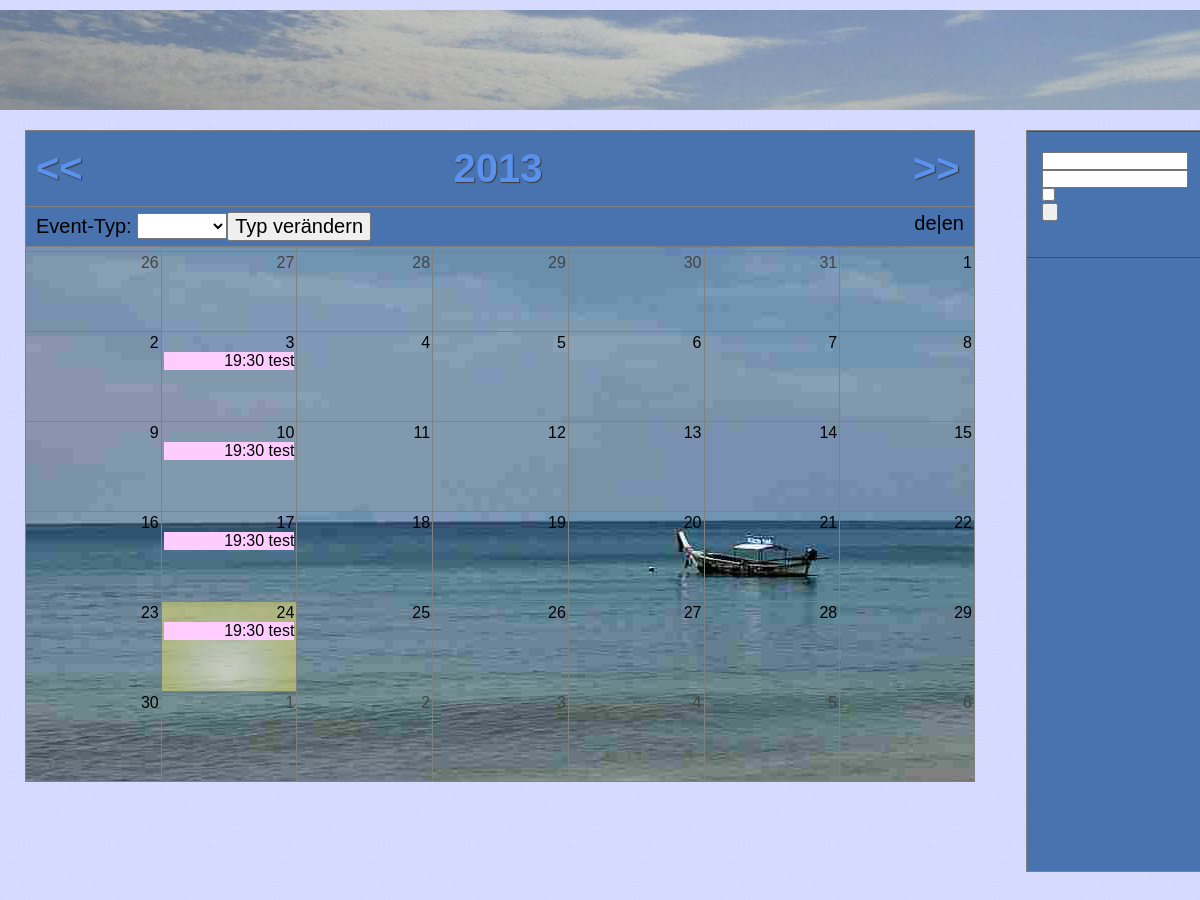
/calendar_main.php, run on the app's committed database.
### tables this page shows
CREATE TABLE IF NOT EXISTS `events` (
  `id` int(11) NOT NULL AUTO_INCREMENT,
  `event_type_id` int(11) NOT NULL,
  `date` date NOT NULL,
  `title` varchar(255) NOT NULL,
  `details` text NOT NULL,
  `start` time NOT NULL,
  `end` time NOT NULL,
  `active` tinyint(1) NOT NULL DEFAULT '1',
  `participants` int(11) NOT NULL,
  `repeated` int(11) DEFAULT NULL,
  `title_english` text NOT NULL,
  `details_english` text NOT NULL,
  PRIMARY KEY (`id`)
);

### calendar_main.php (the view, shortened to what this page needs)
<?php
include("calendar/mysql_connectdb.php");
include("header.php");
?>
	<section id="calendar_wrapper">
		<?php
		if (can_connect()) {
			if (isset($_GET['m'])){
				drawCalendar($_GET['m'],$_GET['y'], $calendar[$_GET['m']]);
			} else {
				drawCalendar($_SESSION['phpcal_month'],$_SESSION['phpcal_year'], $calendar[$_SESSION['phpcal_month']]);
			};
			?>
		<?php  } else {  echo $calendar['db_message']; } ?>
	</section>
<?php
include("footer.php");
function drawCalendar($month, $year, $month_string) {
    $tmpd = getdate(mktime(0,0,0,$month+1-1,1,$year+1-1));
    $month = $tmpd["month"];
    $firstwday= $tmpd["wday"];
    $lastday = date("t", mktime(0, 0, 0, $month+1-1, 0, $year));
?>
<div id="calendar">
	<table cellpadding="2" cellspacing="0" border="1" width="950" height="649">
		<tbody style="height:10%">
			<tr>
				<td colspan="7" class="months">
					<div id="last_month">
					<?php $newMonth = (($_SESSION['phpcal_month']-1)<1) ? $_SESSION['phpcal_month']+11 : $_SESSION['phpcal_month']-1;
					if (isAvailableMonth($newMonth)){
						echo '<a href="'.$_SERVER['PHP_SELF']."?m=".$newMonth."&y=";
						if(($_SESSION['phpcal_month']-1)<1) {
							echo $_SESSION['phpcal_year']-1;
						} else echo $_SESSION['phpcal_year'];
						echo '">&lt;&lt;</a>';
					} else { echo "&nbsp;"; }?></div>
					<div id="month">
					<?php $cal_month = 'db_message';
					echo $month_string." ".$_SESSION['phpcal_year']; ?>
					</div>
					<div id="next_month">
					<?php $newMonth = (($_SESSION['phpcal_month']+1)>12) ? $_SESSION['phpcal_month']-11 : $_SESSION['phpcal_month']+1;
					if (isAvailableMonth($newMonth)){
						echo '<a href="'.$_SERVER['PHP_SELF']."?m=".$newMonth."&y=";
						if(($_SESSION['phpcal_month']+1)>12){
							echo $_SESSION['phpcal_year']+1;
						} else echo $_SESSION['phpcal_year'];
						echo '">&gt;&gt;</a>';
					} else { echo "&nbsp;"; }?></div>
				</td>
			</tr>
			<tr>
				<td colspan="7" class="config">
					<form class="event_type_formular" name="event_type_formular" action="<?php htmlentities($_SERVER['PHP_SELF']) ?>" method="POST">
						<?php
						if (isset($_SESSION['phpcal_lang']) && ($_SESSION['phpcal_lang']=="en")) {
							echo "event-type: ";
							if (isset($_SESSION['phpcal_event_type'])) {
								echo '<select id="event_type" name="event_type" size="1"><option value="0"></option>'.get_english_types($_SESSION['phpcal_event_type']).'</select>';
							} else {
								echo '<select id="event_type" name="event_type" size="1"><option value="0"></option>'.get_english_types('0').'</select>';
							}
							echo '<input type="submit" value="change type">';
						} else {
							echo "Event-Typ: ";
							if (isset($_SESSION['phpcal_event_type'])) {
								echo '<select id="event_type" name="event_type" size="1"><option value="0"></option>'.get_types($_SESSION['phpcal_event_type']).'</select>';
							} else {
								echo '<select id="event_type" name="event_type" size="1"><option value="0"></option>'.get_types('0').'</select>';
							}
							echo '<input type="submit" value="Typ verändern">';
						}
						?>
					</form>
					<div id="lang"><a class="lang" href="calendar/language.php?lang=de">de</a>|<a class="lang" href="calendar/language.php?lang=en">en</a></div>
				</td>
			</tr>
			<tr style="font-size:1.2em">
				<?php for ($i = 0; $i<=6; $i++) {
					echo '<th class="tcell" width="14.3%">'.getDay($i).'</th>';
					}?>
			</tr>
		</tbody>
		<tbody style="text-align:right; height:90%; alink:#0000ff; link:#0000ff; vlink:#228B22">
		<?php $d = 1;
			$wday = $firstwday;
			$firstweek = ( $wday == 0 )? false : true;
			while ( $d <= $lastday) {
				if ($firstweek) {
					$lastday_lastmonth = date("t",mktime(0, 0, 0, (date('m')), 0, date('Y')));
					echo "<tr height='80' valign='top'>";
					for ($i=$firstwday-1; $i>=0; $i--) {
						echo "<td class='other_month'>".($lastday_lastmonth - $i)."</td>";
					}
					$firstweek = false;
				}
				if ($wday==0) { echo "<tr height='90' valign='top'>"; }
				$date = date("Y-m-d", mktime(0, 0, 0, $_SESSION['phpcal_month'], $d, $_SESSION['phpcal_year']));
				$today = date("Y-m-d", time());
				if ( $date == $today ) {
					echo "<td class='today'>";
				} else {
					echo "<td class='tcell'>";
				}
				echo '<a href="event_day.php?date='.$date.SID.'">'.$d."</a></br>";
				$events = get_events($date);
				foreach ($events as $event) {
					if (!isset($_SESSION['phpcal_event_type']) || ($_SESSION['phpcal_event_type']==$event['event_type_id']) || ($_SESSION['phpcal_event_type']=='0')) {
						if (isset($_SESSION['phpcal_lang']) && ($_SESSION['phpcal_lang']=="en")) {
							echo "<div style='background-color:#".get_color($event['event_type_id'])." !important' data-tooltip='sticky".$event['id']."'>".substr($event['start'],0,5)." ".utf8_encode($event['title_english'])."</div>";
						} else {
							echo "<div style='background-color:#".get_color($event['event_type_id'])." !important' data-tooltip='sticky".$event['id']."'>".substr($event['start'],0,5)." ".utf8_encode($event['title'])."</div>";
						}
					}
				}
				echo "</td>\n";
				if ($wday==6) { echo "</tr>\n"; }
				$wday++;
				$wday = $wday % 7;
				if (($d == $lastday) && ($wday != 0)) {
					$j = 1;
					for ($i=$wday; $i<=6; $i++) {
						echo "<td class='other_month'>".$j."</td>";
						$j++;
					}
				}
				$d++;
			}
		?>
		</tbody>
	</table>
</div>
<?php
}
function isAvailableMonth($m) {
	$month = date("n",time());
	$availableMonths = array();
	for ($i=-1;$i<=4;$i++) {
		$aMonth=$month+$i;
		$availableMonths[]=$aMonth;
	}
	return (in_array($m, $availableMonths));
}
function getDay($d) {
	return $calendar['day_'.$d];
}
?>

### css/styles.css (style rules this page uses)
a , a:active { text-decoration: none; color: #000; }
body { margin: 0; padding: 0; font-family: calibri, sans-serif; background: #BFC6FF url("../images/light_wool.png") scroll 0 0 repeat; }
* { margin: 0; }
html, body { height: 100%; }
section#calendar_wrapper { overflow: hidden; width: 1000px; float: left; padding: 0 25px 0 0; }
#calendar { background: #6A8FAC url("../images/Bild-von_bilder.n3po.com.jpg") no-repeat scroll 0 bottom; margin: 0 25px; }
td.months { font-size: 40px; font-weight: bold; background: #4873ae; width: 100%; padding: 15px 10px; }
td.months #last_month, td.months #next_month { width: 47px; float: left; }
td.months a { text-shadow: 1px 1px 1px #3c3c3c; color: #5991ec; }
td.months #month { width: 830px; text-align: center; float: left; text-shadow: 1px 1px 1px #3c3c3c; color: #5991ec; }
td.config { width: 100%; font-size: 20px; background: #4873ae; padding: 5px 10px; }
form.event_type_formular { float: left; }
#lang { float: right; }
a.lang { font-size: 20px; }
td.other_month { color: #444; }
td.today { background: transparent url('../images/today_bg.png') scroll 0 0 repeat; }

### data on the page
events: start "19:30", title "test"
events: start "19:30", title "test"
events: start "19:30", title "test"
events: start "19:30", title "test"

### other printed values
$_SESSION['phpcal_year'] "2013"
$lastday_lastmonth - $i "26"
$lastday_lastmonth - $i "27"
$lastday_lastmonth - $i "28"
$lastday_lastmonth - $i "29"
$lastday_lastmonth - $i "30"
$lastday_lastmonth - $i "31"
